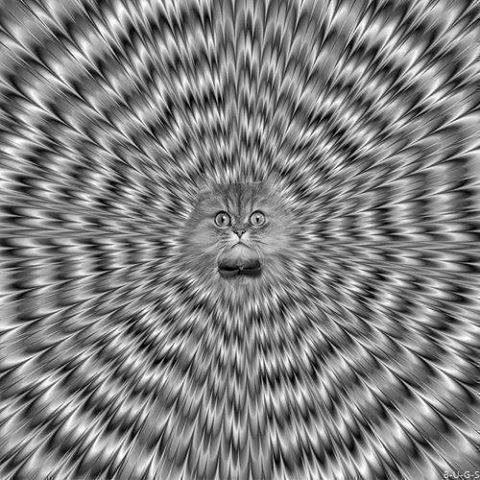
#> input picture 0329/test.jpg, 480 x 480 px
$ python practice.py
#> lines starting #> are read from the running program, lines starting #| are printed output that depends on the picture; after the words box and inside, x2 and y2 are one past the last pixel; in counts of white or black regions, pixels touching at a corner belong together
## practice : 22-03-29

import cv2
import numpy as np
import matplotlib.pyplot as plt

# [7 lines of commented-out code are left out]

img = cv2.imread('./test.jpg')
#> img is the input picture: shape (480, 480, 3); min 0, max 255, mean 127.1
gray = cv2.cvtColor(img, cv2.COLOR_BGR2GRAY)

# [28 lines of commented-out code are left out]
kernel = np.array([[0, 0, 0], [0, 2, 0], [0, 0, 0]]) - 0.8*1/9*np.array([[1, 1, 1], [1, 1, 1], [1, 1, 1]])
imgSharp = cv2.filter2D(gray, -1, kernel)
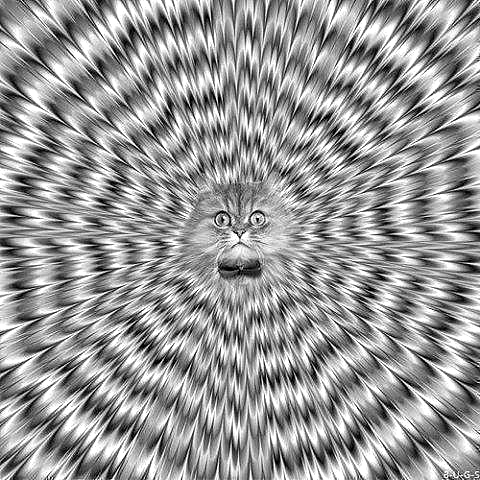
#> imgSharp: shape (480, 480); min 0, max 255, mean 151
# imgSharp2 = cv2.filter2D(gray2, -1, kernel)
##### #2, #3 추가 #####

cv2.imshow('imgSharp', imgSharp)

imgSharp = np.float32(imgSharp)
dst = cv2.cornerHarris(imgSharp, 2, 3, 0.04)    # Use Harris Corner Detector
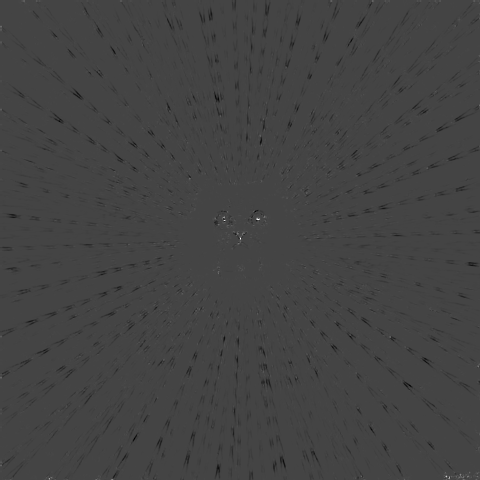
#> dst: shape (480, 480) float32; min -78422672, max 213491280, mean -1069739.8; drawn with min black and max white

# imgBlur2 = np.float32(imgBlur2)
# dst2 = cv2.cornerHarris(imgBlur2, 2, 3, 0.04)    # Use Harris Corner Detector
# img - Input Image
# blockSize - the size of neighborhood considered for corner detection
# ksize - Aperture parameter of Sobel derivative used
# k - Harris detector free parameter in the equation
# + 픽셀보간법


# 검출된 코너의 부분을 좀더 확대하기 위해서 dilate를 적용한다.
dst = cv2.dilate(dst, None)
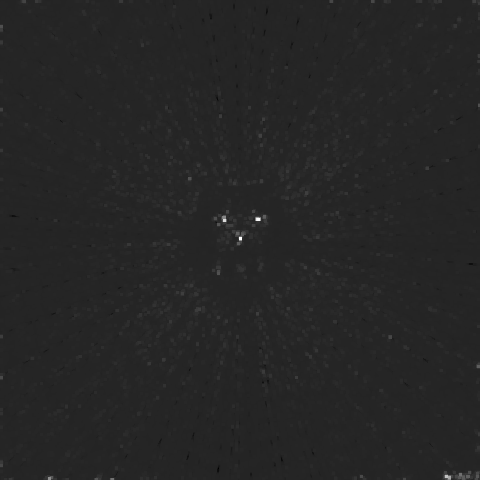
#> dst: shape (480, 480) float32; min -36177496, max 213491280, mean 1194540.4; drawn with min black and max white
plt.figure()
plt.imshow(dst)
plt.colorbar()

# [6 lines of commented-out code are left out]
img[dst > 0.06*dst.max()] = [0, 255, 0]
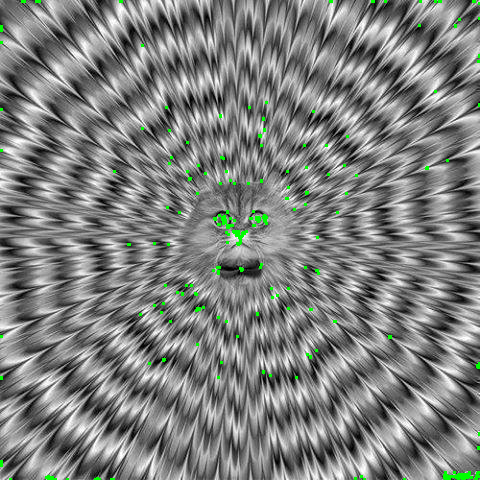
#> img: shape (480, 480, 3); 0.89% of pixels changed, all inside (x1, y1, x2, y2) = (0, 0, 480, 480)
# img2[dst2 > 0.01*dst2.max()] = [0, 0, 255]

cv2.imshow('dst_img', img)
# cv2.imshow('dst2_img', img2)
cv2.waitKey(0)
cv2.destroyAllWindows()
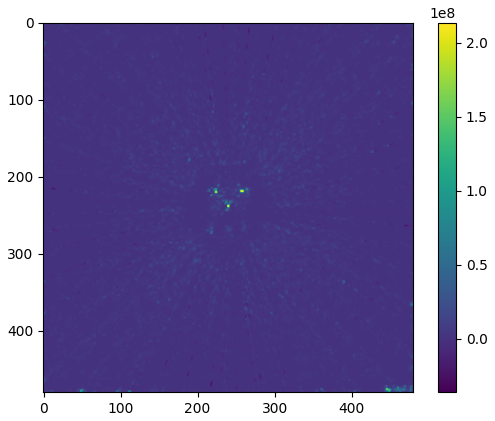
#> figure drawn by matplotlib, 2 panels
